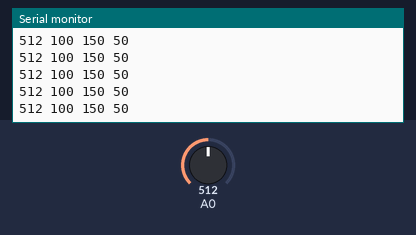
Recording of a sketch running on a simulated Arduino Uno, built with avr-gcc and run on an emulated ATmega328P. Shown: the last lines printed to the serial monitor. The inputs (shaded band) are chosen by the test bench; at power-on: A0 = 512.

Above: at 1.2 s.
1.3 s: A0 set to 105
At 2.2 s:
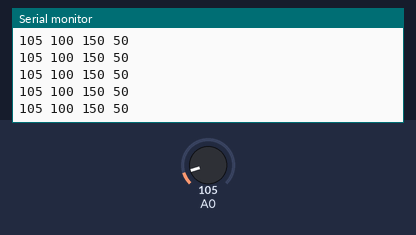
4.3 s: A0 set to 92
At 4.9 s:
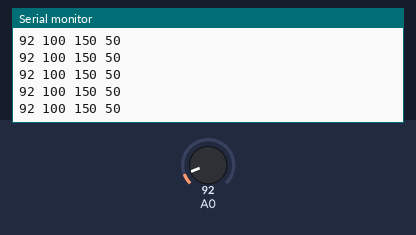
Timing chart, 0 to 7.1 s (numbered marks = the images above; inputs shaded):
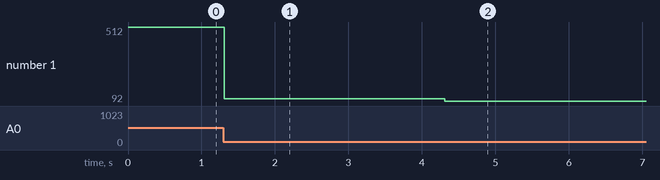

Measured:
- after the input at 1.3 s, the serial monitor: prints a new line at once (image 1)
- after the input at 4.3 s, the serial monitor: prints a new line at once (image 2)
- plotted number 1: 512 → 105 after the input at 1.3 s, 105 → 92 after the input at 4.3 s

The sketch:

arduino_print_sonars_per_line.ino
```cpp
#define NUM_SONARS 1

int sonarPins[4];

void setup(){
    sonarPins[0] = A0;
    sonarPins[1] = A1;
    sonarPins[2] = A2;
    sonarPins[3] = A3;
    Serial.begin(57600);
}

int i;
void loop(){
  for(i = 0; i < NUM_SONARS; i++){
    Serial.print(analogRead(sonarPins[i]));
    Serial.print(" ");
  }
  Serial.print("100 ");
  Serial.print("150 ");
  Serial.print("50 ");
  Serial.println();
}
```
